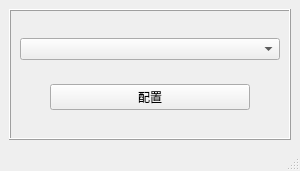
<?xml version="1.0" encoding="UTF-8"?>
<ui version="4.0">
 <class>MainWindow</class>
 <widget class="QMainWindow" name="MainWindow">
  <property name="geometry">
   <rect>
    <x>0</x>
    <y>0</y>
    <width>300</width>
    <height>171</height>
   </rect>
  </property>
  <property name="windowTitle">
   <string>MainWindow</string>
  </property>
  <widget class="QWidget" name="centralwidget">
   <layout class="QVBoxLayout" name="verticalLayout">
    <item>
     <widget class="QFrame" name="frame">
      <property name="frameShape">
       <enum>QFrame::Box</enum>
      </property>
      <property name="frameShadow">
       <enum>QFrame::Raised</enum>
      </property>
      <layout class="QVBoxLayout" name="verticalLayout_2">
       <item>
        <widget class="QComboBox" name="comboBox"/>
       </item>
       <item>
        <layout class="QHBoxLayout" name="horizontalLayout">
         <item>
          <spacer name="horizontalSpacer">
           <property name="orientation">
            <enum>Qt::Horizontal</enum>
           </property>
           <property name="sizeType">
            <enum>QSizePolicy::Maximum</enum>
           </property>
           <property name="sizeHint" stdset="0">
            <size>
             <width>30</width>
             <height>20</height>
            </size>
           </property>
          </spacer>
         </item>
         <item>
          <widget class="QPushButton" name="pushButton">
           <property name="text">
            <string>配置</string>
           </property>
          </widget>
         </item>
         <item>
          <spacer name="horizontalSpacer_2">
           <property name="orientation">
            <enum>Qt::Horizontal</enum>
           </property>
           <property name="sizeType">
            <enum>QSizePolicy::Maximum</enum>
           </property>
           <property name="sizeHint" stdset="0">
            <size>
             <width>30</width>
             <height>20</height>
            </size>
           </property>
          </spacer>
         </item>
        </layout>
       </item>
      </layout>
     </widget>
    </item>
   </layout>
  </widget>
  <widget class="QMenuBar" name="menubar">
   <property name="geometry">
    <rect>
     <x>0</x>
     <y>0</y>
     <width>300</width>
     <height>23</height>
    </rect>
   </property>
  </widget>
  <widget class="QStatusBar" name="statusbar"/>
 </widget>
 <resources/>
 <connections/>
</ui>
